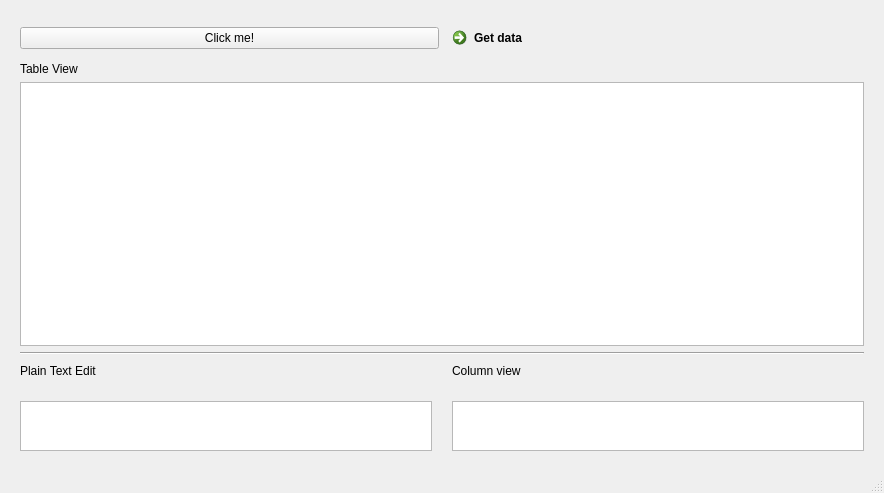
<?xml version="1.0" encoding="UTF-8"?>
<ui version="4.0">
 <class>MainWindow</class>
 <widget class="QMainWindow" name="MainWindow">
  <property name="geometry">
   <rect>
    <x>0</x>
    <y>0</y>
    <width>884</width>
    <height>493</height>
   </rect>
  </property>
  <property name="windowTitle">
   <string>MainWindow</string>
  </property>
  <widget class="QWidget" name="centralwidget">
   <layout class="QVBoxLayout" name="verticalLayout">
    <property name="leftMargin">
     <number>20</number>
    </property>
    <property name="topMargin">
     <number>20</number>
    </property>
    <property name="rightMargin">
     <number>20</number>
    </property>
    <property name="bottomMargin">
     <number>20</number>
    </property>
    <item>
     <layout class="QHBoxLayout" name="horizontalLayout">
      <item>
       <widget class="QPushButton" name="btn_clickme">
        <property name="text">
         <string>Click me!</string>
        </property>
       </widget>
      </item>
      <item>
       <widget class="QCommandLinkButton" name="btn_linkme">
        <property name="text">
         <string>Get data</string>
        </property>
       </widget>
      </item>
     </layout>
    </item>
    <item>
     <widget class="QLabel" name="label_tableview">
      <property name="text">
       <string>Table View</string>
      </property>
     </widget>
    </item>
    <item>
     <widget class="QTableView" name="table_view">
      <property name="sortingEnabled">
       <bool>true</bool>
      </property>
      <property name="wordWrap">
       <bool>false</bool>
      </property>
      <attribute name="horizontalHeaderCascadingSectionResizes">
       <bool>false</bool>
      </attribute>
      <attribute name="horizontalHeaderShowSortIndicator" stdset="0">
       <bool>true</bool>
      </attribute>
     </widget>
    </item>
    <item>
     <widget class="Line" name="line">
      <property name="orientation">
       <enum>Qt::Horizontal</enum>
      </property>
     </widget>
    </item>
    <item>
     <layout class="QHBoxLayout" name="horizontalLayout_2">
      <property name="spacing">
       <number>20</number>
      </property>
      <item>
       <layout class="QVBoxLayout" name="verticalLayout_3">
        <item>
         <widget class="QLabel" name="label_textedit">
          <property name="maximumSize">
           <size>
            <width>16777215</width>
            <height>20</height>
           </size>
          </property>
          <property name="text">
           <string>Plain Text Edit</string>
          </property>
         </widget>
        </item>
        <item>
         <widget class="QPlainTextEdit" name="plain_text_edit">
          <property name="sizePolicy">
           <sizepolicy hsizetype="Expanding" vsizetype="Fixed">
            <horstretch>0</horstretch>
            <verstretch>0</verstretch>
           </sizepolicy>
          </property>
          <property name="maximumSize">
           <size>
            <width>16777215</width>
            <height>50</height>
           </size>
          </property>
         </widget>
        </item>
       </layout>
      </item>
      <item>
       <layout class="QVBoxLayout" name="verticalLayout_2">
        <item>
         <widget class="QLabel" name="label_columnview">
          <property name="maximumSize">
           <size>
            <width>16777215</width>
            <height>20</height>
           </size>
          </property>
          <property name="text">
           <string>Column view</string>
          </property>
         </widget>
        </item>
        <item>
         <widget class="QColumnView" name="column_view">
          <property name="maximumSize">
           <size>
            <width>16777215</width>
            <height>50</height>
           </size>
          </property>
         </widget>
        </item>
       </layout>
      </item>
     </layout>
    </item>
   </layout>
  </widget>
  <widget class="QStatusBar" name="statusbar"/>
 </widget>
 <resources/>
 <connections/>
</ui>
